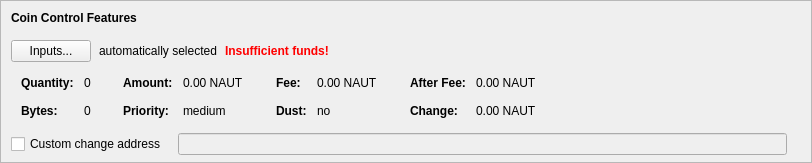
    <widget class="QFrame" name="frameCoinControl">
     <property name="sizePolicy">
      <sizepolicy hsizetype="Expanding" vsizetype="Expanding">
       <horstretch>0</horstretch>
       <verstretch>0</verstretch>
      </sizepolicy>
     </property>
     <property name="maximumSize">
      <size>
       <width>16777215</width>
       <height>16777215</height>
      </size>
     </property>
     <property name="frameShape">
      <enum>QFrame::StyledPanel</enum>
     </property>
     <property name="frameShadow">
      <enum>QFrame::Sunken</enum>
     </property>
     <layout class="QVBoxLayout" name="verticalLayoutCoinControl2">
      <property name="spacing">
       <number>0</number>
      </property>
      <property name="leftMargin">
       <number>0</number>
      </property>
      <property name="topMargin">
       <number>0</number>
      </property>
      <property name="rightMargin">
       <number>0</number>
      </property>
      <property name="bottomMargin">
       <number>6</number>
      </property>
      <item>
       <layout class="QVBoxLayout" name="verticalLayoutCoinControl" stretch="0,0,0,0,1">
        <property name="spacing">
         <number>0</number>
        </property>
        <property name="leftMargin">
         <number>10</number>
        </property>
        <property name="topMargin">
         <number>10</number>
        </property>
        <item>
         <layout class="QHBoxLayout" name="horizontalLayoutCoinControl1">
          <property name="bottomMargin">
           <number>15</number>
          </property>
          <item>
           <widget class="QLabel" name="labelCoinControlFeatures">
            <property name="sizePolicy">
             <sizepolicy hsizetype="Preferred" vsizetype="Maximum">
              <horstretch>0</horstretch>
              <verstretch>0</verstretch>
             </sizepolicy>
            </property>
            <property name="font">
             <font>
              <weight>75</weight>
              <bold>true</bold>
             </font>
            </property>
            <property name="styleSheet">
             <string notr="true">font-weight:bold;</string>
            </property>
            <property name="text">
             <string>Coin Control Features</string>
            </property>
           </widget>
          </item>
         </layout>
        </item>
        <item>
         <layout class="QHBoxLayout" name="horizontalLayoutCoinControl2" stretch="0,0,0,0">
          <property name="spacing">
           <number>8</number>
          </property>
          <property name="bottomMargin">
           <number>10</number>
          </property>
          <item>
           <widget class="QPushButton" name="pushButtonCoinControl">
            <property name="styleSheet">
             <string notr="true"/>
            </property>
            <property name="text">
             <string>Inputs...</string>
            </property>
            <property name="autoDefault">
             <bool>false</bool>
            </property>
           </widget>
          </item>
          <item>
           <widget class="QLabel" name="labelCoinControlAutomaticallySelected">
            <property name="text">
             <string>automatically selected</string>
            </property>
            <property name="margin">
             <number>5</number>
            </property>
           </widget>
          </item>
          <item>
           <widget class="QLabel" name="labelCoinControlInsuffFunds">
            <property name="font">
             <font>
              <weight>75</weight>
              <bold>true</bold>
             </font>
            </property>
            <property name="styleSheet">
             <string notr="true">color:red;font-weight:bold;</string>
            </property>
            <property name="text">
             <string>Insufficient funds!</string>
            </property>
            <property name="margin">
             <number>5</number>
            </property>
           </widget>
          </item>
          <item>
           <spacer name="horizontalSpacerCoinControl">
            <property name="orientation">
             <enum>Qt::Horizontal</enum>
            </property>
            <property name="sizeHint" stdset="0">
             <size>
              <width>40</width>
              <height>1</height>
             </size>
            </property>
           </spacer>
          </item>
         </layout>
        </item>
        <item>
         <widget class="QWidget" name="widgetCoinControl" native="true">
          <property name="sizePolicy">
           <sizepolicy hsizetype="Preferred" vsizetype="Preferred">
            <horstretch>0</horstretch>
            <verstretch>0</verstretch>
           </sizepolicy>
          </property>
          <property name="minimumSize">
           <size>
            <width>0</width>
            <height>0</height>
           </size>
          </property>
          <property name="styleSheet">
           <string notr="true"/>
          </property>
          <layout class="QHBoxLayout" name="horizontalLayoutCoinControl5">
           <property name="leftMargin">
            <number>0</number>
           </property>
           <property name="topMargin">
            <number>0</number>
           </property>
           <property name="rightMargin">
            <number>0</number>
           </property>
           <property name="bottomMargin">
            <number>0</number>
           </property>
           <item>
            <layout class="QHBoxLayout" name="horizontalLayoutCoinControl3" stretch="0,0,0,1">
             <property name="spacing">
              <number>20</number>
             </property>
             <property name="topMargin">
              <number>0</number>
             </property>
             <property name="bottomMargin">
              <number>10</number>
             </property>
             <item>
              <layout class="QFormLayout" name="formLayoutCoinControl1">
               <property name="horizontalSpacing">
                <number>10</number>
               </property>
               <property name="verticalSpacing">
                <number>14</number>
               </property>
               <property name="leftMargin">
                <number>10</number>
               </property>
               <property name="topMargin">
                <number>4</number>
               </property>
               <property name="rightMargin">
                <number>6</number>
               </property>
               <item row="0" column="0">
                <widget class="QLabel" name="labelCoinControlQuantityText">
                 <property name="font">
                  <font>
                   <weight>75</weight>
                   <bold>true</bold>
                  </font>
                 </property>
                 <property name="text">
                  <string>Quantity:</string>
                 </property>
                 <property name="margin">
                  <number>0</number>
                 </property>
                </widget>
               </item>
               <item row="0" column="1">
                <widget class="QLabel" name="labelCoinControlQuantity">
                 <property name="cursor">
                  <cursorShape>IBeamCursor</cursorShape>
                 </property>
                 <property name="contextMenuPolicy">
                  <enum>Qt::ActionsContextMenu</enum>
                 </property>
                 <property name="text">
                  <string notr="true">0</string>
                 </property>
                 <property name="margin">
                  <number>0</number>
                 </property>
                 <property name="textInteractionFlags">
                  <set>Qt::LinksAccessibleByMouse|Qt::TextSelectableByKeyboard|Qt::TextSelectableByMouse</set>
                 </property>
                </widget>
               </item>
               <item row="1" column="0">
                <widget class="QLabel" name="labelCoinControlBytesText">
                 <property name="font">
                  <font>
                   <weight>75</weight>
                   <bold>true</bold>
                  </font>
                 </property>
                 <property name="text">
                  <string>Bytes:</string>
                 </property>
                </widget>
               </item>
               <item row="1" column="1">
                <widget class="QLabel" name="labelCoinControlBytes">
                 <property name="cursor">
                  <cursorShape>IBeamCursor</cursorShape>
                 </property>
                 <property name="contextMenuPolicy">
                  <enum>Qt::ActionsContextMenu</enum>
                 </property>
                 <property name="text">
                  <string notr="true">0</string>
                 </property>
                 <property name="textInteractionFlags">
                  <set>Qt::LinksAccessibleByMouse|Qt::TextSelectableByKeyboard|Qt::TextSelectableByMouse</set>
                 </property>
                </widget>
               </item>
              </layout>
             </item>
             <item>
              <layout class="QFormLayout" name="formLayoutCoinControl2">
               <property name="horizontalSpacing">
                <number>10</number>
               </property>
               <property name="verticalSpacing">
                <number>14</number>
               </property>
               <property name="leftMargin">
                <number>6</number>
               </property>
               <property name="topMargin">
                <number>4</number>
               </property>
               <property name="rightMargin">
                <number>6</number>
               </property>
               <item row="0" column="0">
                <widget class="QLabel" name="labelCoinControlAmountText">
                 <property name="font">
                  <font>
                   <weight>75</weight>
                   <bold>true</bold>
                  </font>
                 </property>
                 <property name="text">
                  <string>Amount:</string>
                 </property>
                 <property name="margin">
                  <number>0</number>
                 </property>
                </widget>
               </item>
               <item row="0" column="1">
                <widget class="QLabel" name="labelCoinControlAmount">
                 <property name="cursor">
                  <cursorShape>IBeamCursor</cursorShape>
                 </property>
                 <property name="contextMenuPolicy">
                  <enum>Qt::ActionsContextMenu</enum>
                 </property>
                 <property name="text">
                  <string notr="true">0.00 NAUT</string>
                 </property>
                 <property name="textInteractionFlags">
                  <set>Qt::LinksAccessibleByMouse|Qt::TextSelectableByKeyboard|Qt::TextSelectableByMouse</set>
                 </property>
                </widget>
               </item>
               <item row="1" column="0">
                <widget class="QLabel" name="labelCoinControlPriorityText">
                 <property name="font">
                  <font>
                   <weight>75</weight>
                   <bold>true</bold>
                  </font>
                 </property>
                 <property name="text">
                  <string>Priority:</string>
                 </property>
                </widget>
               </item>
               <item row="1" column="1">
                <widget class="QLabel" name="labelCoinControlPriority">
                 <property name="cursor">
                  <cursorShape>IBeamCursor</cursorShape>
                 </property>
                 <property name="contextMenuPolicy">
                  <enum>Qt::ActionsContextMenu</enum>
                 </property>
                 <property name="text">
                  <string notr="true">medium</string>
                 </property>
                 <property name="textInteractionFlags">
                  <set>Qt::LinksAccessibleByMouse|Qt::TextSelectableByKeyboard|Qt::TextSelectableByMouse</set>
                 </property>
                </widget>
               </item>
              </layout>
             </item>
             <item>
              <layout class="QFormLayout" name="formLayoutCoinControl3">
               <property name="horizontalSpacing">
                <number>10</number>
               </property>
               <property name="verticalSpacing">
                <number>14</number>
               </property>
               <property name="leftMargin">
                <number>6</number>
               </property>
               <property name="topMargin">
                <number>4</number>
               </property>
               <property name="rightMargin">
                <number>6</number>
               </property>
               <item row="0" column="0">
                <widget class="QLabel" name="labelCoinControlFeeText">
                 <property name="font">
                  <font>
                   <weight>75</weight>
                   <bold>true</bold>
                  </font>
                 </property>
                 <property name="text">
                  <string>Fee:</string>
                 </property>
                 <property name="margin">
                  <number>0</number>
                 </property>
                </widget>
               </item>
               <item row="0" column="1">
                <widget class="QLabel" name="labelCoinControlFee">
                 <property name="cursor">
                  <cursorShape>IBeamCursor</cursorShape>
                 </property>
                 <property name="contextMenuPolicy">
                  <enum>Qt::ActionsContextMenu</enum>
                 </property>
                 <property name="text">
                  <string notr="true">0.00 NAUT</string>
                 </property>
                 <property name="textInteractionFlags">
                  <set>Qt::LinksAccessibleByMouse|Qt::TextSelectableByKeyboard|Qt::TextSelectableByMouse</set>
                 </property>
                </widget>
               </item>
               <item row="1" column="0">
                <widget class="QLabel" name="labelCoinControlLowOutputText">
                 <property name="font">
                  <font>
                   <weight>75</weight>
                   <bold>true</bold>
                  </font>
                 </property>
                 <property name="text">
                  <string>Dust:</string>
                 </property>
                </widget>
               </item>
               <item row="1" column="1">
                <widget class="QLabel" name="labelCoinControlLowOutput">
                 <property name="cursor">
                  <cursorShape>IBeamCursor</cursorShape>
                 </property>
                 <property name="contextMenuPolicy">
                  <enum>Qt::ActionsContextMenu</enum>
                 </property>
                 <property name="text">
                  <string notr="true">no</string>
                 </property>
                 <property name="textInteractionFlags">
                  <set>Qt::LinksAccessibleByMouse|Qt::TextSelectableByKeyboard|Qt::TextSelectableByMouse</set>
                 </property>
                </widget>
               </item>
              </layout>
             </item>
             <item>
              <layout class="QFormLayout" name="formLayoutCoinControl4">
               <property name="horizontalSpacing">
                <number>10</number>
               </property>
               <property name="verticalSpacing">
                <number>14</number>
               </property>
               <property name="leftMargin">
                <number>6</number>
               </property>
               <property name="topMargin">
                <number>4</number>
               </property>
               <property name="rightMargin">
                <number>6</number>
               </property>
               <item row="0" column="0">
                <widget class="QLabel" name="labelCoinControlAfterFeeText">
                 <property name="font">
                  <font>
                   <weight>75</weight>
                   <bold>true</bold>
                  </font>
                 </property>
                 <property name="text">
                  <string>After Fee:</string>
                 </property>
                 <property name="margin">
                  <number>0</number>
                 </property>
                </widget>
               </item>
               <item row="0" column="1">
                <widget class="QLabel" name="labelCoinControlAfterFee">
                 <property name="cursor">
                  <cursorShape>IBeamCursor</cursorShape>
                 </property>
                 <property name="contextMenuPolicy">
                  <enum>Qt::ActionsContextMenu</enum>
                 </property>
                 <property name="text">
                  <string notr="true">0.00 NAUT</string>
                 </property>
                 <property name="textInteractionFlags">
                  <set>Qt::LinksAccessibleByMouse|Qt::TextSelectableByKeyboard|Qt::TextSelectableByMouse</set>
                 </property>
                </widget>
               </item>
               <item row="1" column="0">
                <widget class="QLabel" name="labelCoinControlChangeText">
                 <property name="font">
                  <font>
                   <weight>75</weight>
                   <bold>true</bold>
                  </font>
                 </property>
                 <property name="text">
                  <string>Change:</string>
                 </property>
                </widget>
               </item>
               <item row="1" column="1">
                <widget class="QLabel" name="labelCoinControlChange">
                 <property name="cursor">
                  <cursorShape>IBeamCursor</cursorShape>
                 </property>
                 <property name="contextMenuPolicy">
                  <enum>Qt::ActionsContextMenu</enum>
                 </property>
                 <property name="text">
                  <string notr="true">0.00 NAUT</string>
                 </property>
                 <property name="textInteractionFlags">
                  <set>Qt::LinksAccessibleByMouse|Qt::TextSelectableByKeyboard|Qt::TextSelectableByMouse</set>
                 </property>
                </widget>
               </item>
              </layout>
             </item>
            </layout>
           </item>
          </layout>
         </widget>
        </item>
        <item>
         <layout class="QHBoxLayout" name="horizontalLayoutCoinControl4" stretch="0,0,0">
          <property name="spacing">
           <number>12</number>
          </property>
          <property name="sizeConstraint">
           <enum>QLayout::SetDefaultConstraint</enum>
          </property>
          <property name="topMargin">
           <number>5</number>
          </property>
          <property name="rightMargin">
           <number>5</number>
          </property>
          <item>
           <widget class="QCheckBox" name="checkBoxCoinControlChange">
            <property name="toolTip">
             <string>If this is activated, but the change address is empty or invalid, change will be sent to a newly generated address.</string>
            </property>
            <property name="text">
             <string>Custom change address</string>
            </property>
           </widget>
          </item>
          <item>
           <widget class="QValidatedLineEdit" name="lineEditCoinControlChange">
            <property name="enabled">
             <bool>false</bool>
            </property>
            <property name="sizePolicy">
             <sizepolicy hsizetype="Expanding" vsizetype="Fixed">
              <horstretch>0</horstretch>
              <verstretch>0</verstretch>
             </sizepolicy>
            </property>
           </widget>
          </item>
          <item>
           <widget class="QLabel" name="labelCoinControlChangeLabel">
            <property name="sizePolicy">
             <sizepolicy hsizetype="Preferred" vsizetype="Expanding">
              <horstretch>0</horstretch>
              <verstretch>0</verstretch>
             </sizepolicy>
            </property>
            <property name="minimumSize">
             <size>
              <width>0</width>
              <height>0</height>
             </size>
            </property>
            <property name="text">
             <string/>
            </property>
            <property name="margin">
             <number>3</number>
            </property>
           </widget>
          </item>
         </layout>
        </item>
        <item>
         <spacer name="verticalSpacerCoinControl">
          <property name="orientation">
           <enum>Qt::Vertical</enum>
          </property>
          <property name="sizeHint" stdset="0">
           <size>
            <width>800</width>
            <height>1</height>
           </size>
          </property>
         </spacer>
        </item>
       </layout>
      </item>
     </layout>
    </widget>
